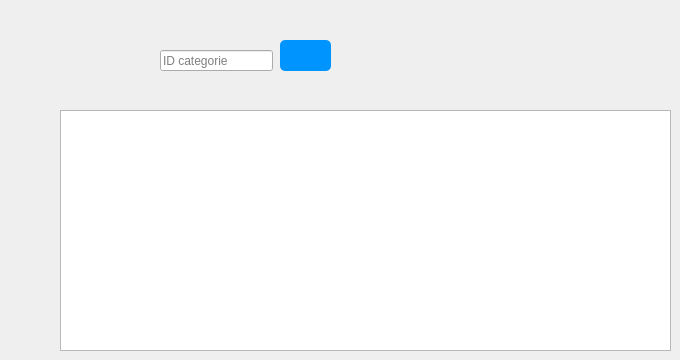
          <widget class="QWidget" name="tab_61">
           <attribute name="icon">
            <iconset>
             <normaloff>:/E-Health_care_2A12-main/Desktop/2A12/project c++/qt/E-Clinic/Search-32.png</normaloff>:/E-Health_care_2A12-main/Desktop/2A12/project c++/qt/E-Clinic/Search-32.png</iconset>
           </attribute>
           <attribute name="title">
            <string>recherche par id</string>
           </attribute>
           <widget class="QPushButton" name="pb_aff_categorie_3">
            <property name="geometry">
             <rect>
              <x>280</x>
              <y>40</y>
              <width>51</width>
              <height>31</height>
             </rect>
            </property>
            <property name="styleSheet">
             <string notr="true">QPushButton {
	image: url(:/Flashlight.png);
padding: 5px;
border-radius: 5px;
background-color:#0094ff;
font-weight: bold;
}
QPushButton:hover
{
color :white;
}</string>
            </property>
            <property name="text">
             <string/>
            </property>
            <property name="icon">
             <iconset>
              <normaloff>:/E-Health_care_2A12-main/Desktop/2A12/project c++/qt/E-Clinic/Search.png</normaloff>:/E-Health_care_2A12-main/Desktop/2A12/project c++/qt/E-Clinic/Search.png</iconset>
            </property>
            <property name="iconSize">
             <size>
              <width>30</width>
              <height>30</height>
             </size>
            </property>
           </widget>
           <widget class="QLineEdit" name="lineEdit_aff_idcategories_3">
            <property name="geometry">
             <rect>
              <x>160</x>
              <y>50</y>
              <width>113</width>
              <height>21</height>
             </rect>
            </property>
            <property name="placeholderText">
             <string>ID categorie</string>
            </property>
           </widget>
           <widget class="QTableView" name="tab_aff_categories_3">
            <property name="geometry">
             <rect>
              <x>60</x>
              <y>110</y>
              <width>611</width>
              <height>241</height>
             </rect>
            </property>
           </widget>
          </widget>
